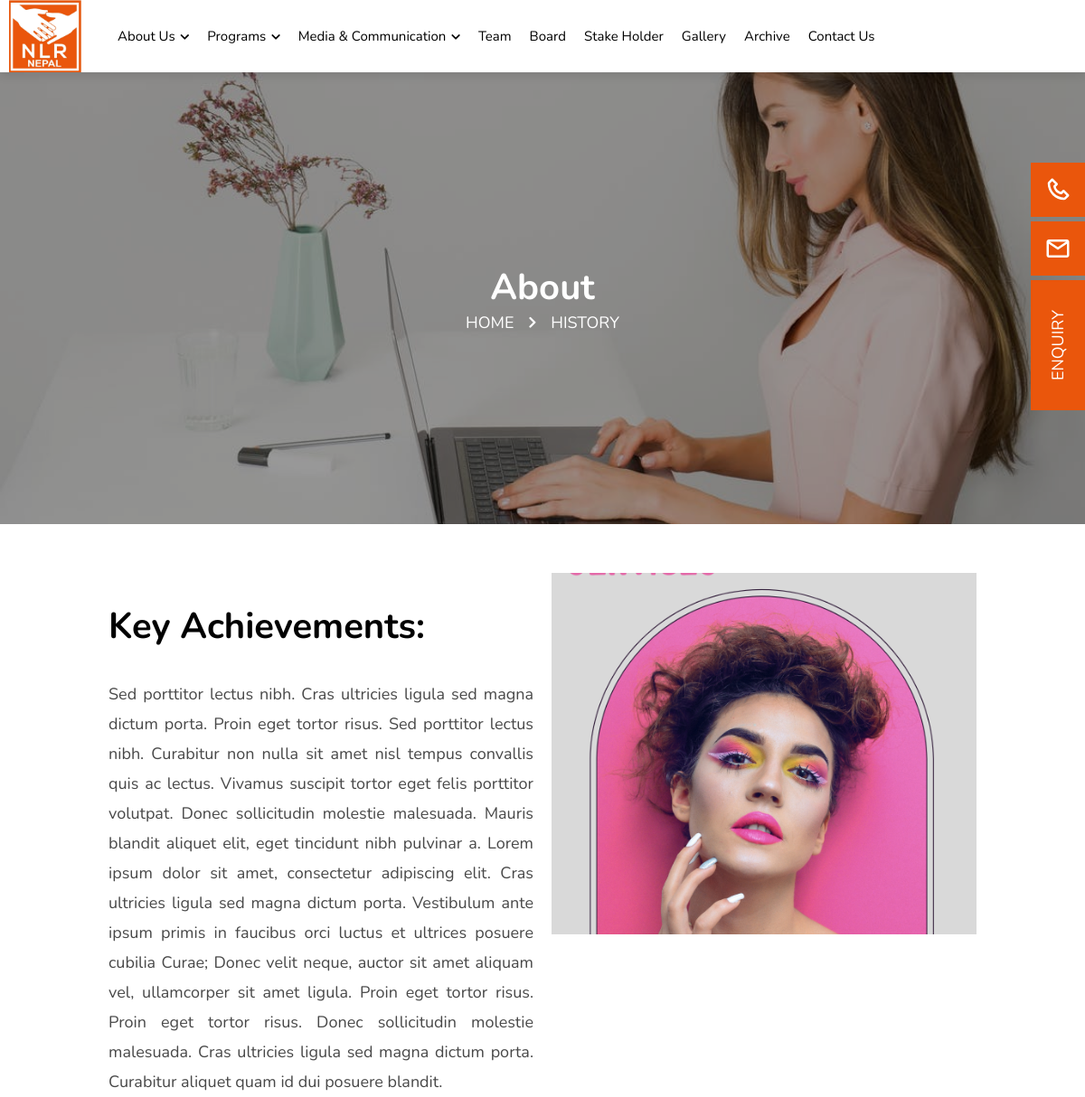
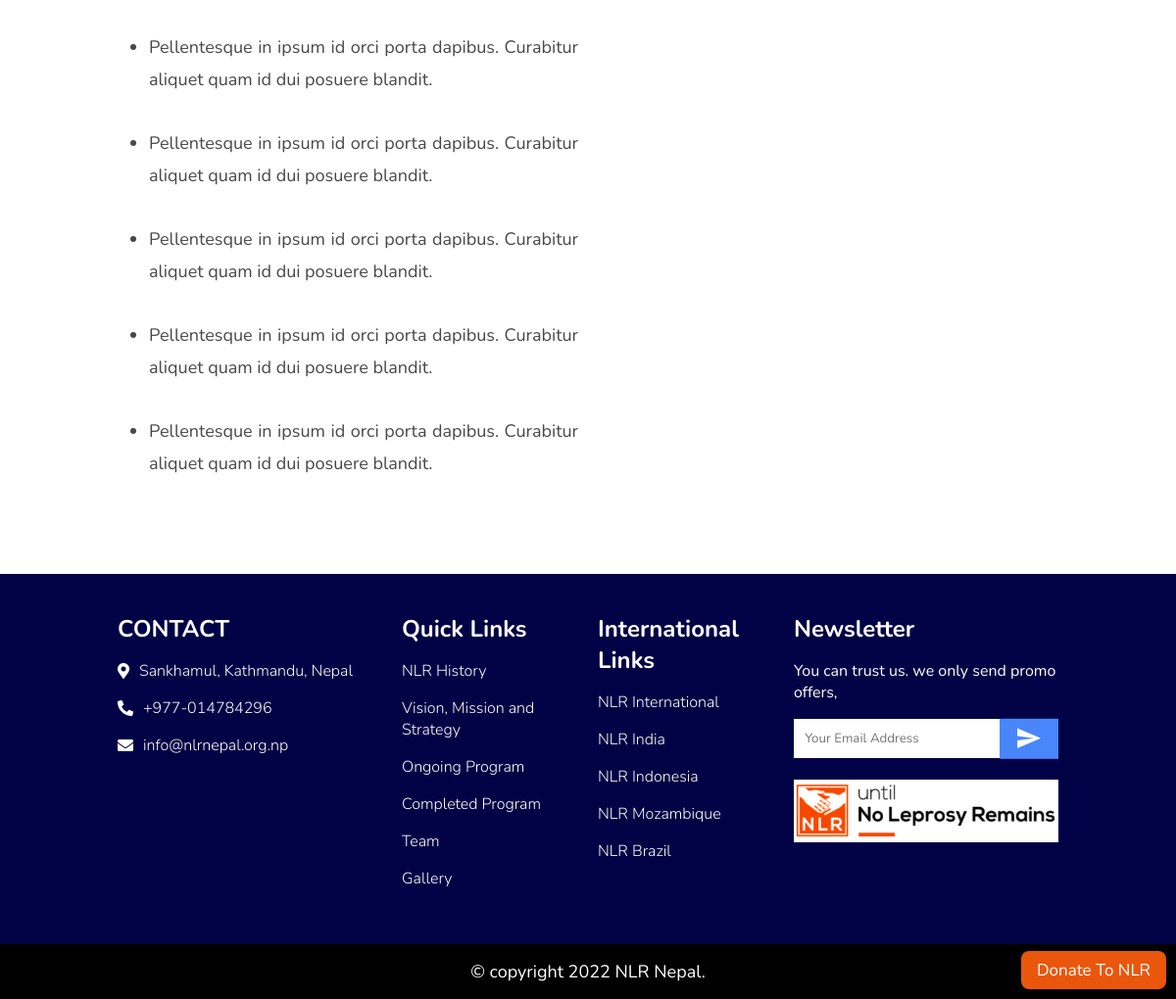
The page /pages/key/ on the database its author committed (2 pictures, top to bottom).
### home/models.py (models this page shows, shortened)
class KeyAchievement(models.Model):
    title = models.CharField(max_length=255, verbose_name='Title')
    description = RichTextField()
    image = models.ImageField(upload_to='about/', verbose_name='Image')
    created_at = models.DateTimeField(auto_now_add=True)
    updated_at = models.DateTimeField(auto_now=True)
    class Meta:
        verbose_name_plural = 'Key and Achievement'

### pages/views.py (the view)
# urls.py: path('key/', KeyPageView.as_view(), name='key'),
class KeyPageView(View):
    def get(self, request, *args, **kwargs):
        keyachievent = KeyAchievement.objects.all().order_by('-id')
        context = {
            'keys':keyachievent,
        }
        return render(request, 'frontend/pages/key.html', context)

### home/context_processors.py (called while the page is built)
def social_accounts(request):
    socials = SocialAccount.objects.all()
    return dict(socials=socials)

### templates/frontend/pages/key.html (shortened to what this page needs)
{% extends "frontend/base.html" %}
{% load static %}
{% block content %}
<div class="page-banner" style="background-image: url({% static 'frontend/images/img/page-banner.jpeg' %})">
  <div class="enquiry">
    <a href="{% url 'contact' %}">
      <button>Enquiry</button>
    </a>
  </div>
  <a href="mailto:info@nlrnepal.org.np">
  <div class="side-email">
    <div class="icon">
      <img src="{% static 'frontend/images/icons/mail.svg' %}" alt="" />
    </div>
  </div>
  </a>
  <a href="tel:+977-014784296">
  <div class="side-call">
    <div class="icon">
      <img src="{% static 'frontend/images/icons/phone.svg' %}" alt="" />
    </div>
  </div>
  </a>
  <div class="page-title">
    <h1>About</h1>
    <h6>
      <a href="/"> Home</a>
      <i class="fas fa-chevron-right"></i> History
    </h6>
  </div>
</div>
<br>
  <div class="wrapper">
    <div class="about-page">
      {% for key in keys|slice:1 %}
      <div class="details wow animate__animated animate__bounceInRight">
        <h1 class="name">{{key.title}}</h1>
        <p>
          {{key.description|safe}}
        </p>
      </div>
      <div class="image">
        <div class="img" style="background-image: url({{key.image.url}})"></div>
      </div>
      {% endfor %}
    </div>
  </div>
{% endblock content %}

### static/frontend/css/responsive.css (style rules this page uses)
@media only screen and (max-width: 1200px) { .wrapper { max-width: 1000px; } }

### rows shown on the page
KeyAchievement: title "Key Achievements:", description "Sed porttitor lectus nibh. Cras ultricies ligula sed magna dictum porta. Proin eget tortor risus. Sed porttitor lectus nibh. Curabitur non nulla sit amet nisl tempus convallis quis ac lectus. Vivamus suscipit tortor eget felis porttitor volutpat. Donec sollicitudin molestie malesuada. Mauris blandit aliquet elit, eget tincidunt nibh pulvinar a. Lorem ipsum dolor sit amet, consectetur adipiscing elit. Cras ultricies ligula sed magna dictum porta. Vestibulum ante ipsum primis in faucibus orci luctus et ultrices posuere cubilia Curae; Donec velit neque, auctor sit amet aliquam vel, ullamcorper sit amet ligula. Proin eget tortor risus. Proin eget tortor risus. Donec sollicitudin molestie…", image (picture)
